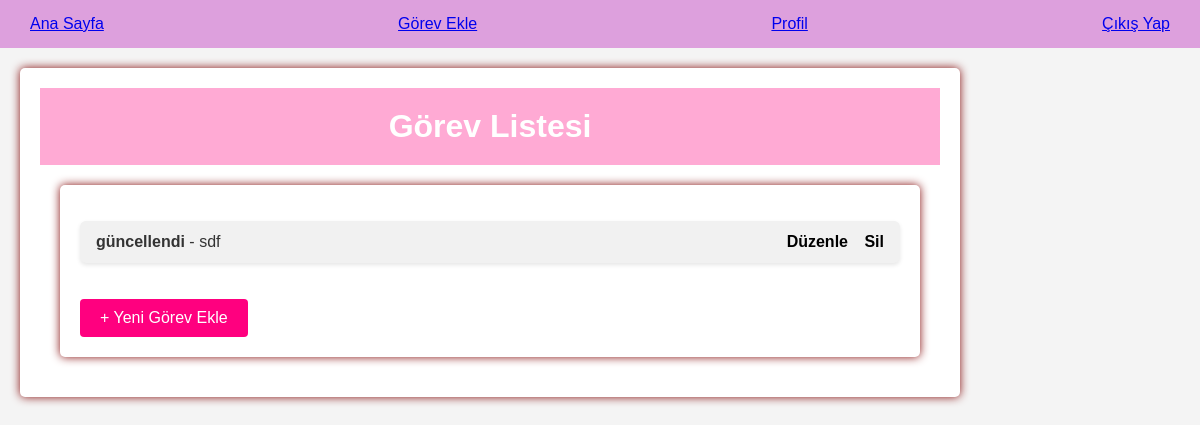
Page /tasks/ (signed in) on the earlier database version.
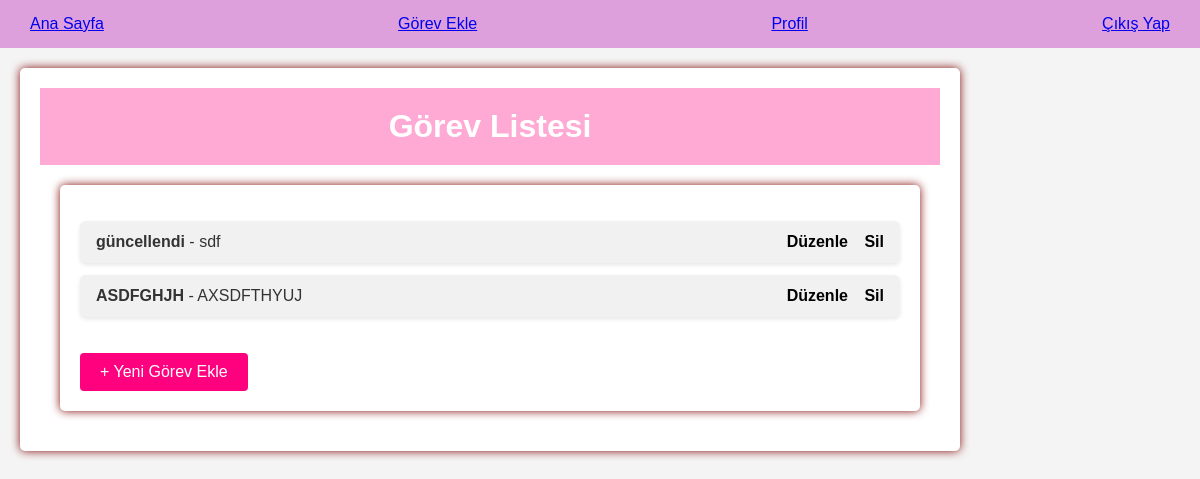
Same page on the later database version.
### tasks/models.py (models this page shows, shortened)
class Task(models.Model):
    user = models.ForeignKey(settings.AUTH_USER_MODEL, on_delete=models.CASCADE)
    title = models.CharField(max_length=255)
    description = models.TextField(blank=True, null=True)
    completed = models.BooleanField(default=False)
    created_at = models.DateTimeField(auto_now_add=True)

### tasks/views.py (the view)
# urls.py: path('tasks/',views.task_list, name='task_list'),
@login_required
def task_list(request):
    tasks = Task.objects.filter(user=request.user)
    return render(request, 'task_list.html', {'tasks': tasks})

### templates/task_list.html (shortened to what this page needs)
<!DOCTYPE html>
<html lang="tr">
<head>
</head>
<body>
    {% extends "navbar.html" %}
    {% block content %}
        <header>
            <h1>Görev Listesi</h1>
        </header>
        <div class="container">
            <ul>
                {% for task in tasks %}
                <li>
                    <div class="task-info">
                        <strong>{{ task.title }}</strong> - {{ task.description }}
                    </div>
                    <div class="task-actions">
                        <a href="{% url 'update_task' task_id=task.id %}">Düzenle</a>
                        <a href="{% url 'delete_task' task_id=task.id %}" class="delete-action">Sil</a>
                    </div>
                </li>
                {% empty %}
                    <p>Henüz görev eklenmemiş.</p>
                {% endfor %}
            </ul>
            <a href="{% url 'create_task' %}" class="new-task-btn">+ Yeni Görev Ekle</a>
        </div>
    {% endblock %}

Differences in the rows shown:
added Task: title "ASDFGHJH", description "AXSDFTHYUJ"
